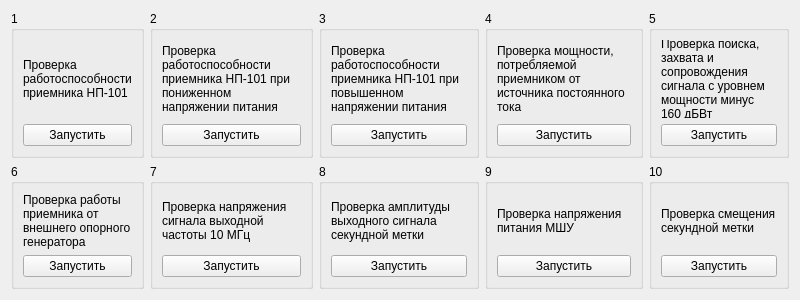
<?xml version="1.0" encoding="UTF-8"?>
<ui version="4.0">
 <class>Page3_Proverki</class>
 <widget class="QWidget" name="Page3_Proverki">
  <property name="geometry">
   <rect>
    <x>0</x>
    <y>0</y>
    <width>800</width>
    <height>300</height>
   </rect>
  </property>
  <property name="windowTitle">
   <string>Запустить проервку</string>
  </property>
  <layout class="QGridLayout" name="gridLayout">
   <item row="0" column="0">
    <widget class="QGroupBox" name="groupBox">
     <property name="title">
      <string>1</string>
     </property>
     <layout class="QVBoxLayout" name="verticalLayout">
      <item>
       <widget class="QLabel" name="label">
        <property name="frameShadow">
         <enum>QFrame::Plain</enum>
        </property>
        <property name="text">
         <string>Проверка работоспособности приемника НП-101</string>
        </property>
        <property name="textFormat">
         <enum>Qt::AutoText</enum>
        </property>
        <property name="wordWrap">
         <bool>true</bool>
        </property>
       </widget>
      </item>
      <item>
       <widget class="QPushButton" name="pushButton_1">
        <property name="text">
         <string>Запустить</string>
        </property>
       </widget>
      </item>
     </layout>
    </widget>
   </item>
   <item row="0" column="1">
    <widget class="QGroupBox" name="groupBox_2">
     <property name="title">
      <string>2</string>
     </property>
     <layout class="QVBoxLayout" name="verticalLayout_2">
      <item>
       <widget class="QLabel" name="label_2">
        <property name="text">
         <string>Проверка работоспособности приемника НП-101 при пониженном напряжении питания </string>
        </property>
        <property name="wordWrap">
         <bool>true</bool>
        </property>
       </widget>
      </item>
      <item>
       <widget class="QPushButton" name="pushButton_2">
        <property name="text">
         <string>Запустить</string>
        </property>
       </widget>
      </item>
     </layout>
    </widget>
   </item>
   <item row="0" column="2">
    <widget class="QGroupBox" name="groupBox_3">
     <property name="title">
      <string>3</string>
     </property>
     <layout class="QVBoxLayout" name="verticalLayout_3">
      <item>
       <widget class="QLabel" name="label_3">
        <property name="text">
         <string>Проверка работоспособности приемника НП-101 при повышенном напряжении питания</string>
        </property>
        <property name="wordWrap">
         <bool>true</bool>
        </property>
       </widget>
      </item>
      <item>
       <widget class="QPushButton" name="pushButton_3">
        <property name="text">
         <string>Запустить</string>
        </property>
       </widget>
      </item>
     </layout>
    </widget>
   </item>
   <item row="0" column="3">
    <widget class="QGroupBox" name="groupBox_4">
     <property name="title">
      <string>4</string>
     </property>
     <layout class="QVBoxLayout" name="verticalLayout_4">
      <item>
       <widget class="QLabel" name="label_4">
        <property name="text">
         <string>Проверка мощности, потребляемой приемником от источника постоянного тока</string>
        </property>
        <property name="wordWrap">
         <bool>true</bool>
        </property>
       </widget>
      </item>
      <item>
       <widget class="QPushButton" name="pushButton_4">
        <property name="text">
         <string>Запустить</string>
        </property>
       </widget>
      </item>
     </layout>
    </widget>
   </item>
   <item row="0" column="4">
    <widget class="QGroupBox" name="groupBox_5">
     <property name="title">
      <string>5</string>
     </property>
     <layout class="QVBoxLayout" name="verticalLayout_5">
      <item>
       <widget class="QLabel" name="label_5">
        <property name="text">
         <string>Проверка поиска, захвата и сопровождения сигнала с уровнем мощности минус 160 дБВт</string>
        </property>
        <property name="wordWrap">
         <bool>true</bool>
        </property>
       </widget>
      </item>
      <item>
       <widget class="QPushButton" name="pushButton_5">
        <property name="text">
         <string>Запустить</string>
        </property>
       </widget>
      </item>
     </layout>
    </widget>
   </item>
   <item row="1" column="0">
    <widget class="QGroupBox" name="groupBox_6">
     <property name="title">
      <string>6</string>
     </property>
     <layout class="QVBoxLayout" name="verticalLayout_6">
      <item>
       <widget class="QLabel" name="label_6">
        <property name="text">
         <string>Проверка работы приемника от внешнего опорного генератора</string>
        </property>
        <property name="wordWrap">
         <bool>true</bool>
        </property>
       </widget>
      </item>
      <item>
       <widget class="QPushButton" name="pushButton_6">
        <property name="text">
         <string>Запустить</string>
        </property>
       </widget>
      </item>
     </layout>
    </widget>
   </item>
   <item row="1" column="1">
    <widget class="QGroupBox" name="groupBox_7">
     <property name="title">
      <string>7</string>
     </property>
     <layout class="QVBoxLayout" name="verticalLayout_7">
      <item>
       <widget class="QLabel" name="label_7">
        <property name="text">
         <string>Проверка напряжения сигнала выходной частоты 10 МГц</string>
        </property>
        <property name="wordWrap">
         <bool>true</bool>
        </property>
       </widget>
      </item>
      <item>
       <widget class="QPushButton" name="pushButton_7">
        <property name="text">
         <string>Запустить</string>
        </property>
       </widget>
      </item>
     </layout>
    </widget>
   </item>
   <item row="1" column="2">
    <widget class="QGroupBox" name="groupBox_8">
     <property name="title">
      <string>8</string>
     </property>
     <layout class="QVBoxLayout" name="verticalLayout_8">
      <item>
       <widget class="QLabel" name="label_8">
        <property name="text">
         <string>Проверка амплитуды выходного сигнала секундной метки</string>
        </property>
        <property name="wordWrap">
         <bool>true</bool>
        </property>
       </widget>
      </item>
      <item>
       <widget class="QPushButton" name="pushButton_8">
        <property name="text">
         <string>Запустить</string>
        </property>
       </widget>
      </item>
     </layout>
    </widget>
   </item>
   <item row="1" column="3">
    <widget class="QGroupBox" name="groupBox_9">
     <property name="title">
      <string>9</string>
     </property>
     <layout class="QVBoxLayout" name="verticalLayout_9">
      <item>
       <widget class="QLabel" name="label_9">
        <property name="text">
         <string>Проверка напряжения питания МШУ</string>
        </property>
        <property name="wordWrap">
         <bool>true</bool>
        </property>
       </widget>
      </item>
      <item>
       <widget class="QPushButton" name="pushButton_9">
        <property name="text">
         <string>Запустить</string>
        </property>
       </widget>
      </item>
     </layout>
    </widget>
   </item>
   <item row="1" column="4">
    <widget class="QGroupBox" name="groupBox_10">
     <property name="title">
      <string>10</string>
     </property>
     <layout class="QVBoxLayout" name="verticalLayout_10">
      <item>
       <widget class="QLabel" name="label_10">
        <property name="text">
         <string>Проверка смещения секундной метки</string>
        </property>
        <property name="wordWrap">
         <bool>true</bool>
        </property>
       </widget>
      </item>
      <item>
       <widget class="QPushButton" name="pushButton_10">
        <property name="text">
         <string>Запустить</string>
        </property>
       </widget>
      </item>
     </layout>
    </widget>
   </item>
  </layout>
 </widget>
 <resources/>
 <connections/>
</ui>
